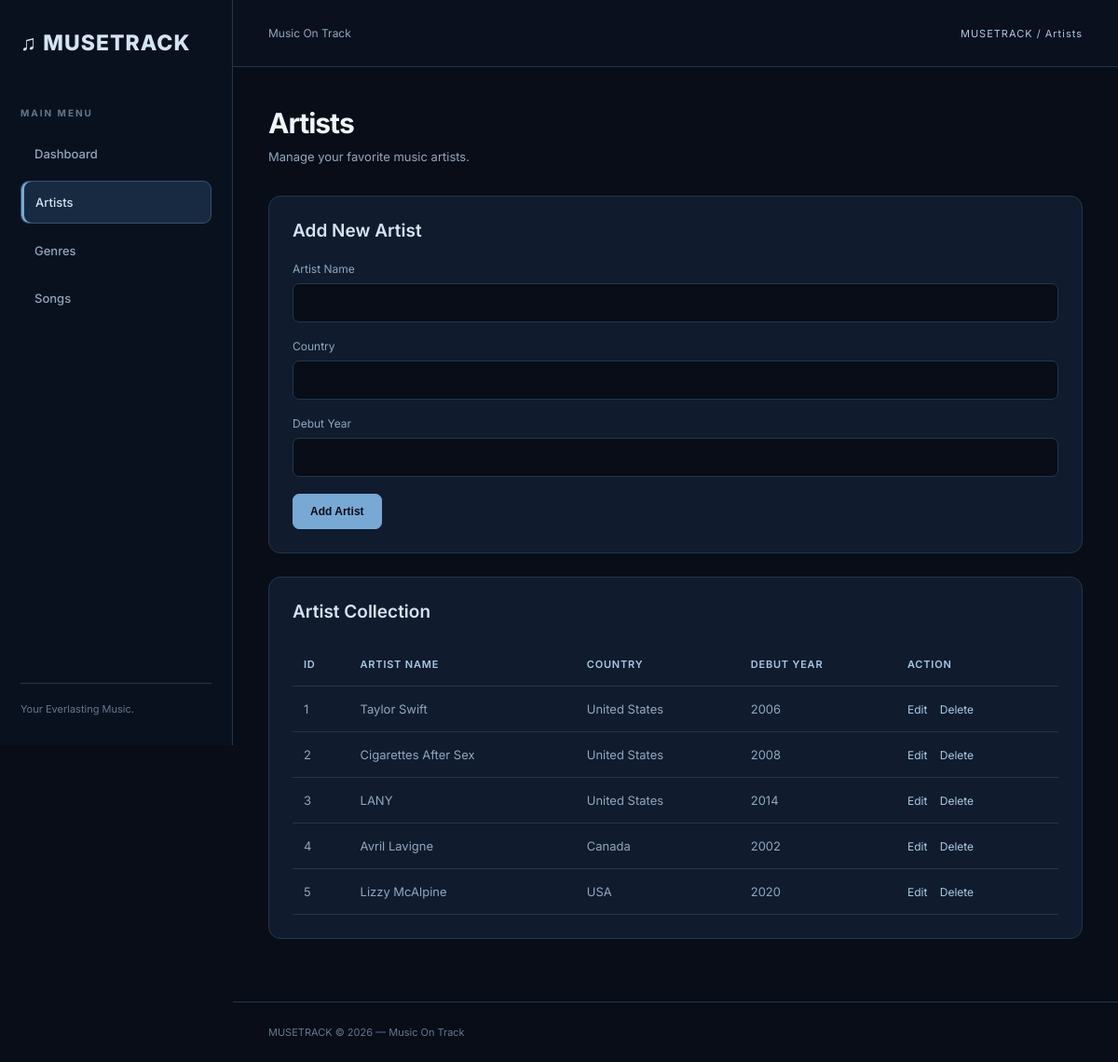
The app's page /view/artists.php with its own data.
### tables this page shows
CREATE TABLE `artists` (
  `id` int(11) NOT NULL,
  `artist_name` varchar(100) NOT NULL,
  `country` varchar(100) NOT NULL,
  `debut_year` year(4) NOT NULL
);

### class/Artist.php (called while the page is built, shortened)
<?php
class Artist {
    private $conn;
    private $table = "artists";
    public function __construct($db) {
        $this->conn = $db;
    }
    public function getAll() {
        $sql = "SELECT * FROM " . $this->table;
        $stmt = $this->conn->prepare($sql);
        $stmt->execute();
        return $stmt->fetchAll();
    }
}
?>

### view/artists.php (the view, shortened to what this page needs)
<?php
require_once '../config/db.php';
require_once '../class/Artist.php';
$db = (new Database())->connect();
$artist = new Artist($db);
$artists = $artist->getAll();
include 'header.php';
?>
<h1>Artists</h1>
<p class="subtitle">Manage your favorite music artists.</p>
<div class="panel">
    <h2>Add New Artist</h2>
    <form method="POST">
        <div class="form-group">
            <label>Artist Name</label>
            <input type="text" name="artist_name" required>
        </div>
        <div class="form-group">
            <label>Country</label>
            <input type="text" name="country" required>
        </div>
        <div class="form-group">
            <label>Debut Year</label>
            <input type="number" name="debut_year"
                   min="1901" max="2155" required>
        </div>
        <button type="submit">Add Artist</button>
    </form>
</div>
<div class="panel">
    <h2>Artist Collection</h2>
    <table>
        <thead>
            <tr>
                <th>ID</th>
                <th>Artist Name</th>
                <th>Country</th>
                <th>Debut Year</th>
                <th>Action</th>
            </tr>
        </thead>
        <tbody>
        <?php foreach ($artists as $item): ?>
            <tr>
                <td><?= htmlspecialchars($item['id']) ?></td>
                <td><?= htmlspecialchars($item['artist_name']) ?></td>
                <td><?= htmlspecialchars($item['country']) ?></td>
                <td><?= htmlspecialchars($item['debut_year']) ?></td>
                <td>
                    <a class="action-link"
                       href="edit_artist.php?id=<?= $item['id'] ?>">
                       Edit
                    </a>
                    <a class="action-link"
                       href="artists.php?delete=<?= $item['id'] ?>"
                       onclick="return confirm('Delete this artist?')">
                       Delete
                    </a>
                </td>
            </tr>
        <?php endforeach; ?>
        </tbody>
    </table>
</div>
<?php include 'footer.php'; ?>

### style.css (style rules this page uses)
:root { --background: #080D18; --sidebar: #0A111E; --surface: #101B2D; --surface-light: #172A42; --border: #23364D; --primary: #D5E4F2; --accent: #A9C9E5; --accent-soft: #78A9D4; --text: #F0F5FA; --text-secondary: #91A7BF; --muted: #64788F; --success: #8ECDB5; --danger: #E58C98; }
* { margin: 0; padding: 0; box-sizing: border-box; }
body { font-family: 'Inter', sans-serif; background: var(--background); color: var(--text); min-height: 100vh; }
h1 { font-size: 30px; font-weight: 700; letter-spacing: -1px; margin-bottom: 10px; }
h2 { font-size: 19px; font-weight: 600; }
.subtitle { color: var(--text-secondary); font-size: 13px; margin-bottom: 34px; }
.panel { background: var(--surface); border: 1px solid var(--border); border-radius: 13px; padding: 25px; margin-bottom: 25px; }
.panel h2 { margin-bottom: 22px; color: var(--primary); }
table { width: 100%; border-collapse: collapse; text-align: left; }
th { color: var(--accent); font-size: 11px; text-transform: uppercase; letter-spacing: 0.8px; font-weight: 600; }
th, td { padding: 16px 12px; border-bottom: 1px solid var(--border); }
td { color: var(--text-secondary); font-size: 13px; }
button, .btn { display: inline-block; background: var(--accent-soft); color: #080D18; border: 1px solid var(--accent-soft); padding: 11px 18px; border-radius: 7px; font-size: 12px; font-weight: 700; cursor: pointer; text-decoration: none; transition: 0.2s ease; }
.form-group { margin-bottom: 18px; }
.form-group label { display: block; color: var(--text-secondary); font-size: 12px; margin-bottom: 8px; }
input, select, textarea { width: 100%; padding: 12px 14px; background: var(--background); border: 1px solid var(--border); border-radius: 7px; color: var(--text); font-family: inherit; font-size: 13px; outline: none; }
.action-link { color: var(--accent); text-decoration: none; margin-right: 10px; font-size: 12px; }

### records on screen
artists: id "1", artist_name "Taylor Swift", country "United States", debut_year "2006"
artists: id "2", artist_name "Cigarettes After Sex", country "United States", debut_year "2008"
artists: id "3", artist_name "LANY", country "United States", debut_year "2014"
artists: id "4", artist_name "Avril Lavigne", country "Canada", debut_year "2002"
artists: id "5", artist_name "Lizzy McAlpine", country "USA", debut_year "2020"

### other values on screen
$pageTitle "Artists"
